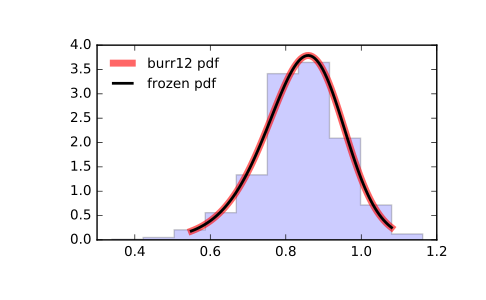

Python code for this plot:
from scipy.stats import burr12
import matplotlib.pyplot as plt
fig, ax = plt.subplots(1, 1)

# Calculate a few first moments:

c, d = 10, 4
mean, var, skew, kurt = burr12.stats(c, d, moments='mvsk')

# Display the probability density function (``pdf``):

x = np.linspace(burr12.ppf(0.01, c, d),
                burr12.ppf(0.99, c, d), 100)
ax.plot(x, burr12.pdf(x, c, d),
       'r-', lw=5, alpha=0.6, label='burr12 pdf')

# Alternatively, the distribution object can be called (as a function)
# to fix the shape, location and scale parameters. This returns a "frozen"
# RV object holding the given parameters fixed.

# Freeze the distribution and display the frozen ``pdf``:

rv = burr12(c, d)
ax.plot(x, rv.pdf(x), 'k-', lw=2, label='frozen pdf')

# Check accuracy of ``cdf`` and ``ppf``:

vals = burr12.ppf([0.001, 0.5, 0.999], c, d)
np.allclose([0.001, 0.5, 0.999], burr12.cdf(vals, c, d))
# True

# Generate random numbers:

r = burr12.rvs(c, d, size=1000)

# And compare the histogram:

ax.hist(r, normed=True, histtype='stepfilled', alpha=0.2)
ax.legend(loc='best', frameon=False)
plt.show()
